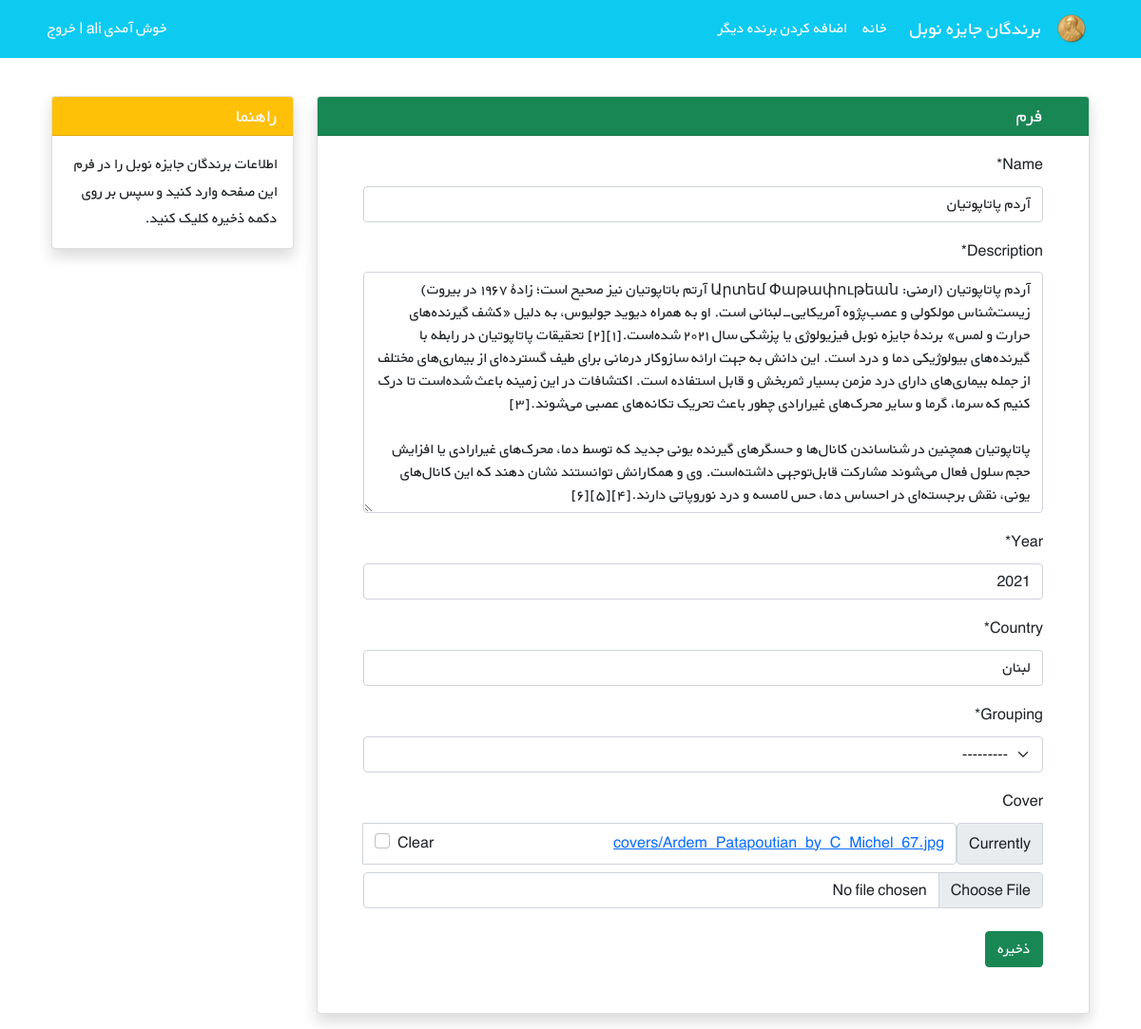
Page /nobels/4/edit/ (signed in) on the earlier database version.
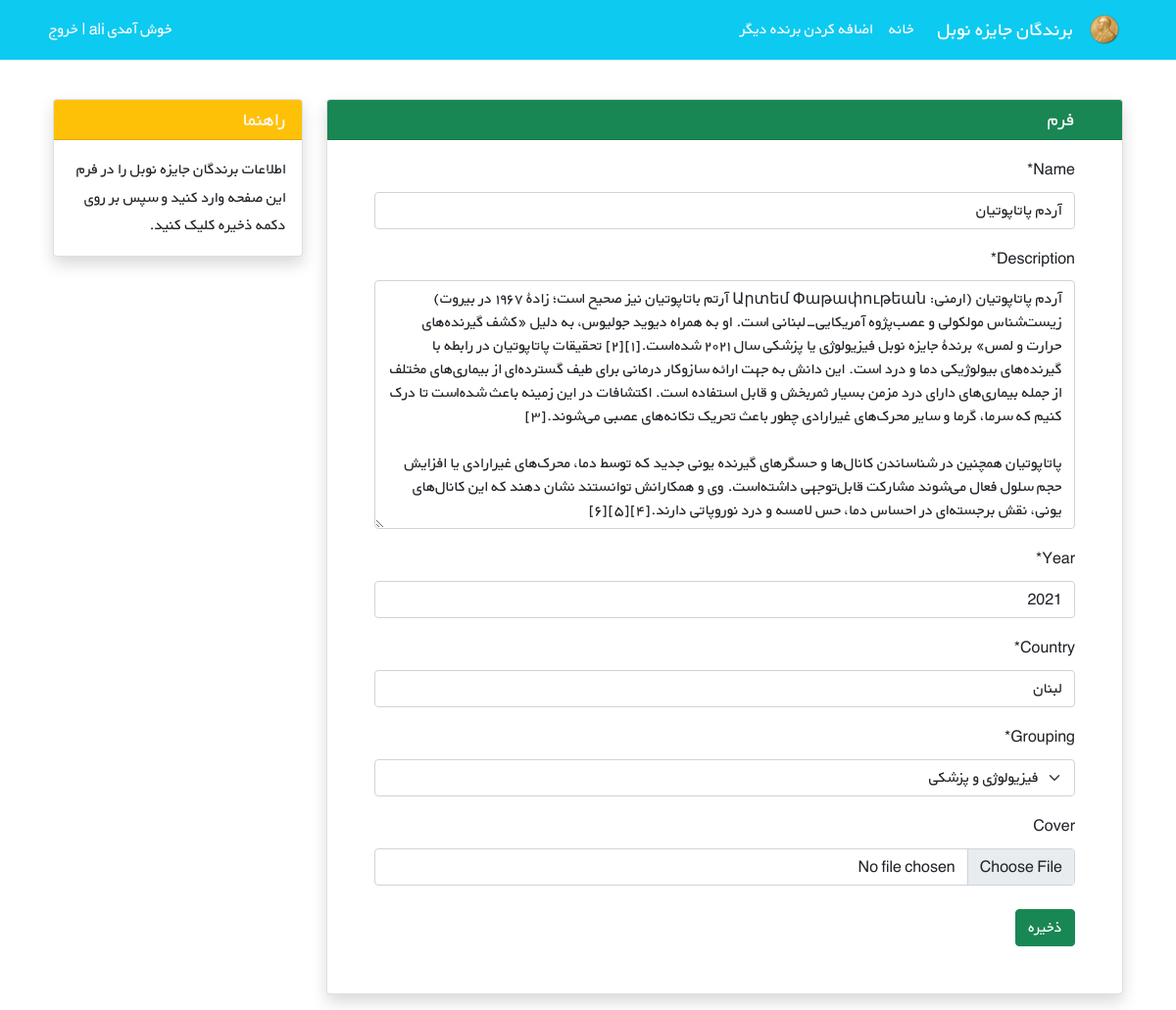
Same page on the later database version.
### nobels/models.py (models this page shows, shortened)
class Nobel(models.Model):
    STATUS_CHOICES = (
        ('اقتصاد', 'اقتصاد'),
        ("ادبیات", "ادبیات"),
        ('شیمی', 'شیمی'),
        ("فیزیک", "فیزیک"),
        ("صلح نوبل", "صلح نوبل"),
        ("فیزیولوژی و پزشکی", "فیزیولوژی و پزشکی"),
    )
    name = models.CharField(max_length=200)
    description = models.TextField()
    year = models.PositiveIntegerField()
    country = models.CharField(max_length=50)
    grouping = models.CharField(choices=STATUS_CHOICES, max_length=23)
    cover = models.ImageField(upload_to="covers/", blank=True)
    datetime_created = models.DateTimeField(auto_now_add=True)
    datetime_modified = models.DateTimeField(auto_now=True)

### nobels/views.py (the view)
# urls.py: path("<int:pk>/edit/", NobelUpdateView.as_view(), name="nobel_update"),
class NobelUpdateView(LoginRequiredMixin, generic.UpdateView):
    model = Nobel
    fields = ["name", "description", "year", "country", "grouping", "cover"]
    template_name = "nobels/nobel_update.html"

### nobels/templates/nobels/nobel_update.html (shortened to what this page needs)
{% extends "_base.html" %}
{% load crispy_forms_tags %}
{% block content %}
    <div class="container mt-4" dir="rtl">
        <div class="row">
            <div class="col-9">
                <div class="card shadow my-3">
                    <h5 class="card-header bg-success text-light px-5">فرم</h5>
                    <div class="px-5 pt-3 pb-5">
                        <form method="POST" enctype="multipart/form-data">
                            {{ form|crispy }}
                            <button type="submit" class="btn btn-success mt-2">ذخیره</button>
                        </form>
                    </div>
                </div>
            </div>
            <div class="col-3">
                <div class="card my-3 shadow">
                    <h5 class="card-header bg-warning text-light">راهنما</h5>
                    <div class="card-body">
                        <p class="card-text">
                            اطلاعات برندگان جایزه نوبل را در فرم این صفحه وارد کنید و سپس بر روی دکمه ذخیره کلیک کنید.
                        </p>
                    </div>
                </div>
            </div>
        </div>
    </div>
{% endblock %}

Differences in the rows shown:
changed Nobel "آردم پاتاپوتیان": grouping "---------" → "فیزیولوژی و پزشکی"
Other differences:
form field form: "☐" → (not shown)
text no longer shown: "Name * Description * Year * Country * Grouping * Cover Currently covers/Ardem_Patapoutian_by_C_Michel_67.jpg Clear"
text now shown: "Name * Description * Year * Country * Grouping * Cover"
